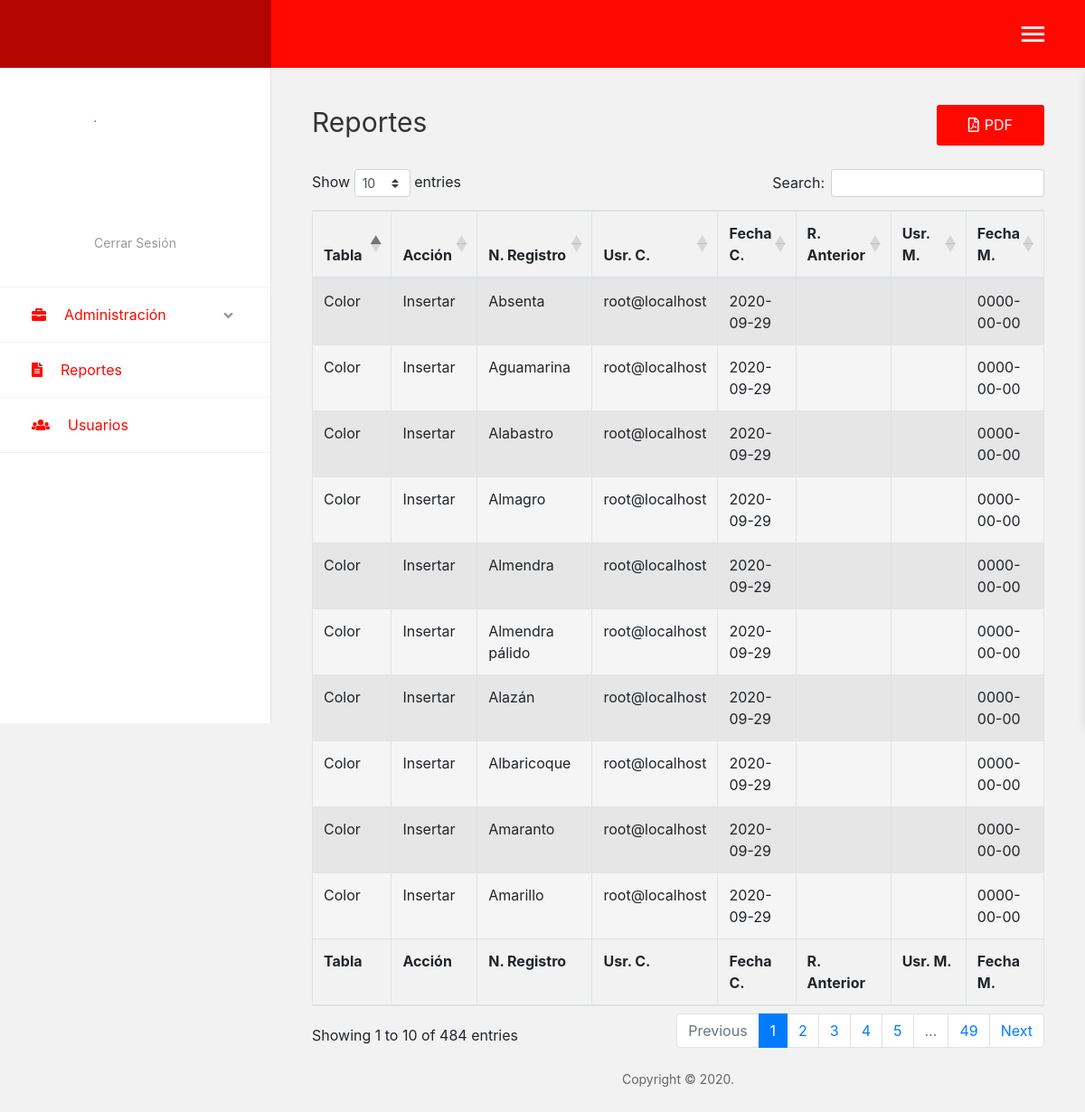
Page /?c=Reporte (signed in) on the committed database.
### tables this page shows
CREATE TABLE `reporte` (
  `id_reporte` int(11) NOT NULL AUTO_INCREMENT,
  `tabla` varchar(50) NOT NULL,
  `accion` varchar(20) NOT NULL,
  `registro_nuevo` varchar(100) NOT NULL,
  `registro_anterior` varchar(100) NOT NULL,
  `usuario_creacion` varchar(100) NOT NULL,
  `fecha_creacion` date NOT NULL,
  `usuario_modificacion` varchar(100) NOT NULL,
  `fecha_modificacion` date NOT NULL,
  PRIMARY KEY (`id_reporte`)
);

### Controller/reporte.controller.php (called while the page is built, shortened)
<?php
require_once 'Model/reporte.php';
	class ReporteController
	{
		public function __CONSTRUCT()
		{
			$this->model = new Reporte();
		}
		public function Index()
		{
			require_once 'View/layouts/aside.php';
	        require_once 'View/layouts/header.php';
	        require_once 'View/Reporte/reporte.php';
	        require_once 'View/layouts/footer.php';
	    }
	}
?>

### Model/conexion.php (called while the page is built)
<?php
	class Conexion
	{
		public static function StartUp()
		{
			try
			{
				$conexion = new PDO('mysql:host=localhost; dbname=parqueadero', 'root', '');
				$conexion->setAttribute(PDO::ATTR_ERRMODE, PDO::ERRMODE_EXCEPTION);
				$conexion->exec("SET CHARACTER SET UTF8");
			}
			catch(Exception $e)
			{
				die("Error" . $e->getMessage());
				echo "Línea del error" . $e->getLine();
			}
			return $conexion;
		}
	}
?>

### Model/reporte.php (called while the page is built, shortened)
<?php
	class Reporte
	{
		private $pdo;
		public function __CONSTRUCT()
		{
			try
			{
				$this->pdo = Conexion::StartUp();
			}
			catch(Exception $e)
			{
				die($e->getMessage());
			}
		}
		public function Listar_Reporte()
		{
			try
			{
				$stm = $this->pdo->prepare("SELECT * FROM reporte");
				$stm->execute();
				return $stm->fetchAll(PDO::FETCH_OBJ);
			}
			catch(Exception $e)
			{
				die($e->getMessage());
			}
		}
	}
?>

### View/Reporte/reporte.php (the view, shortened to what this page needs)
<div class="main-content">
    <div class="section__content section__content--p30">
        <div class="container-fluid">
            <div class="row">
                <div class="col-md-12">
                    <div class="overview-wrap">
                        <h2 class="title-1">Reportes</h2>
                        <a class="au-btn au-btn-icon au-btn--blue2" href="?c=Pdf">
                            <i class="far fa-file-pdf"></i>PDF
                        </a>
                    </div>
                </div>
            </div>
            <div class="row m-t-25">
                <div class="col-sm-6 col-lg-3"></div>
                    <div class="col-sm-12">
                        <table id="data" class="table table-striped table-bordered" style="width:100%">
                            <thead>
                                <tr>
                                    <th>Tabla</th>
                                    <th>Acción</th>
                                    <th>N. Registro</th>
                                    <th>Usr. C.</th>
                                    <th>Fecha C.</th>
                                    <th>R. Anterior</th>
                                    <th>Usr. M.</th>
                                    <th>Fecha M.</th>
                                </tr>
                            </thead>
                            <tbody>
                                <?php foreach($this->model->Listar_Reporte() as $r): ?>
                                    <tr>
                                        <td><?php echo $r->tabla; ?></td>
                                        <td><?php echo $r->accion; ?></td>
                                        <td><?php echo $r->registro_nuevo; ?></td>
                                        <td><?php echo $r->usuario_creacion; ?></td>
                                        <td><?php echo $r->fecha_creacion; ?></td>
                                        <td><?php echo $r->registro_anterior; ?></td>
                                        <td><?php echo $r->usuario_modificacion; ?></td>
                                        <td><?php echo $r->fecha_modificacion; ?></td>
                                    </tr>
                                <?php endforeach; ?>
                            </tbody>
                            <tfoot>
                                <tr>
                                    <th>Tabla</th>
                                    <th>Acción</th>
                                    <th>N. Registro</th>
                                    <th>Usr. C.</th>
                                    <th>Fecha C.</th>
                                    <th>R. Anterior</th>
                                    <th>Usr. M.</th>
                                    <th>Fecha M.</th>
                                </tr>
                            </tfoot>
                        </table>
                    </div>
                <div class="col-sm-6 col-lg-3"></div>
            </div>
        </div>
    </div>
</div>

### index.php (shortened to what this page needs)
<?php
    require_once 'Model/conexion.php';
    $controller = 'login';
    if(!isset($_REQUEST['c']))
    {
        require_once "Controller/$controller.controller.php";
        $controller = ucwords($controller) . 'Controller';
        $controller = new $controller;
        $controller->Index();
    }
    else
    {
        $accion = isset($_REQUEST['a']) ? $_REQUEST['a'] : 'Index';
        $controller = new $controller;
        call_user_func( array( $controller, $accion ) );
    }
?>

### View/layouts/aside.php (shortened to what this page needs)
<!DOCTYPE html>
<html lang="en">
<head>
    <link href="assets/css/font-face.css" rel="stylesheet" media="all">
    <link href="assets/vendor/font-awesome-4.7/css/font-awesome.min.css" rel="stylesheet" media="all">
    <link href="assets/vendor/font-awesome-5/css/fontawesome-all.min.css" rel="stylesheet" media="all">
    <link href="assets/vendor/mdi-font/css/material-design-iconic-font.min.css" rel="stylesheet" media="all">
    <link href="assets/vendor/bootstrap-4.1/bootstrap.min.css" rel="stylesheet" media="all">
    <link href="assets/vendor/animsition/animsition.min.css" rel="stylesheet" media="all">
    <link href="assets/vendor/bootstrap-progressbar/bootstrap-progressbar-3.3.4.min.css" rel="stylesheet" media="all">
    <link href="assets/vendor/wow/animate.css" rel="stylesheet" media="all">
    <link href="assets/vendor/css-hamburgers/hamburgers.min.css" rel="stylesheet" media="all">
    <link href="assets/vendor/slick/slick.css" rel="stylesheet" media="all">
    <link href="assets/vendor/select2/select2.min.css" rel="stylesheet" media="all">
    <link href="assets/vendor/perfect-scrollbar/perfect-scrollbar.css" rel="stylesheet" media="all">
    <link href="assets/css/theme.css" rel="stylesheet" media="all">
    <link href="https://cdnjs.cloudflare.com/ajax/libs/twitter-bootstrap/4.5.2/css/bootstrap.css" rel="stylesheet" media="all">
    <link href="https://cdn.datatables.net/1.10.22/css/dataTables.bootstrap4.min.css" rel="stylesheet" media="all">
</head>
<body class="animsition">
    <div class="page-wrapper">
        <aside class="menu-sidebar2">
            <div class="logo"></div>
                <div class="menu-sidebar2__content js-scrollbar1">
                    <div class="account2">
                        <div class="image img-cir img-120">
                            <img src="assets/images/icon/admin.jpg"/>
                        </div>
                        <a href="index.php">Cerrar Sesión</a>
                    </div>
                    <nav class="navbar-sidebar2">
                        <ul class="list-unstyled navbar__list">
                            <li class="active has-sub">
                                <a class="js-arrow" href="#">
                                    <i class="fas fa-briefcase"></i>Administración
                                        <span class="arrow">
                                            <i class="fas fa-angle-down"></i>
                                        </span>
                                </a>
                            </li>
                            <li class="active has-sub">
                                <a href="?c=Reporte">
                                    <i class="fas fa-file-alt"></i>Reportes</a>
                            </li>
                            <li class="active has-sub">
                                <a href="?c=Persona">
                                    <i class="fas fa-users"></i>Usuarios</a>
                            </li>
                        </ul>
                    </nav>
                </div>
        </aside>

### View/layouts/header.php (shortened to what this page needs)
<div class="page-container2">
    <header class="header-desktop2">
        <div class="section__content section__content--p30">
            <div class="container-fluid">
                <div class="header-wrap2">
                        <div class="header-button2">
                            <div class="header-button-item mr-0 js-sidebar-btn">
                                <i class="zmdi zmdi-menu"></i>
                            </div>
                        </div>
                </div>
            </div>
        </div>
    </header>

### View/layouts/footer.php (shortened to what this page needs)
			<div class="row">
			    <div class="col-md-12">
			        <div class="copyright">
			            <p>Copyright © 2020.</p>
			        </div>
			    </div>
			</div>
        </div>
    </div>
</body>
</html>

### rows in the picture
reporte: tabla "Color", accion "Insertar", registro_nuevo "Absenta", usuario_creacion "root@localhost", fecha_creacion "2020-09-29", fecha_modificacion "0000-00-00"
reporte: tabla "Color", accion "Insertar", registro_nuevo "Aguamarina", usuario_creacion "root@localhost", fecha_creacion "2020-09-29", fecha_modificacion "0000-00-00"
reporte: tabla "Color", accion "Insertar", registro_nuevo "Alabastro", usuario_creacion "root@localhost", fecha_creacion "2020-09-29", fecha_modificacion "0000-00-00"
reporte: tabla "Color", accion "Insertar", registro_nuevo "Almagro", usuario_creacion "root@localhost", fecha_creacion "2020-09-29", fecha_modificacion "0000-00-00"
reporte: tabla "Color", accion "Insertar", registro_nuevo "Almendra", usuario_creacion "root@localhost", fecha_creacion "2020-09-29", fecha_modificacion "0000-00-00"
reporte: tabla "Color", accion "Insertar", registro_nuevo "Almendra pálido", usuario_creacion "root@localhost", fecha_creacion "2020-09-29", fecha_modificacion "0000-00-00"
reporte: tabla "Color", accion "Insertar", registro_nuevo "Alazán", usuario_creacion "root@localhost", fecha_creacion "2020-09-29", fecha_modificacion "0000-00-00"
reporte: tabla "Color", accion "Insertar", registro_nuevo "Albaricoque", usuario_creacion "root@localhost", fecha_creacion "2020-09-29", fecha_modificacion "0000-00-00"
reporte: tabla "Color", accion "Insertar", registro_nuevo "Amaranto", usuario_creacion "root@localhost", fecha_creacion "2020-09-29", fecha_modificacion "0000-00-00"
reporte: tabla "Color", accion "Insertar", registro_nuevo "Amarillo", usuario_creacion "root@localhost", fecha_creacion "2020-09-29", fecha_modificacion "0000-00-00"
